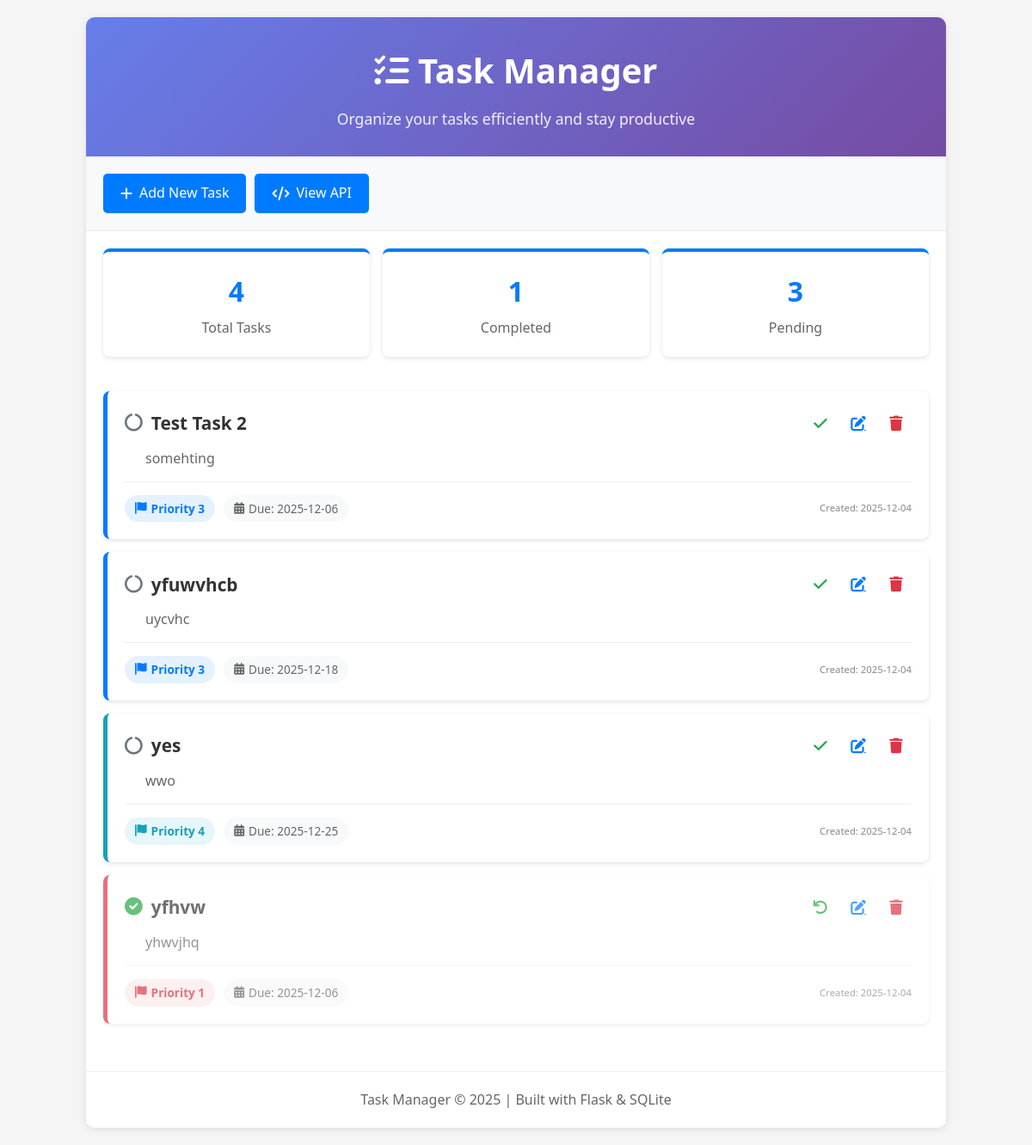
The page / on the database its author committed.
### tables this page shows
CREATE TABLE tasks (
        id INTEGER PRIMARY KEY AUTOINCREMENT,
        title TEXT NOT NULL,
        description TEXT,
        priority INTEGER NOT NULL DEFAULT 3 CHECK(priority BETWEEN 1 AND 5),
        due_date DATE,
        completed BOOLEAN NOT NULL DEFAULT 0,
        created_at TIMESTAMP DEFAULT CURRENT_TIMESTAMP,
        updated_at TIMESTAMP DEFAULT CURRENT_TIMESTAMP
    );

### app.py (the view)
@app.route('/')
def index():
    try:
        tasks = task_repo.get_all()
        return render_template('index.html', tasks=tasks, now=datetime.now)
    except Exception as e:
        logger.error(f"Error loading tasks: {e}")
        return render_template('index.html', tasks=[], error=str(e), now=datetime.now)

### database.py (called while the page is built)
def get_db():
    return DatabaseConnection()

    def __enter__(self):
        self.conn = sqlite3.connect(self.db_path)
        self.conn.row_factory = sqlite3.Row  # Return rows as dictionaries
        return self.conn

    def __exit__(self, exc_type, exc_val, exc_tb):
        if exc_type:
            logger.error(f"Database error: {exc_val}")
        self.conn.close()

### models.py (called while the page is built)
    def get_all(self) -> List[Task]:
        with self.db() as conn:
            cursor = conn.execute("""
                SELECT * FROM tasks
                ORDER BY
                    CASE WHEN completed = 1 THEN 1 ELSE 0 END,
                    priority ASC,
                    due_date ASC
            """)
            tasks = []
            for row in cursor:
                tasks.append(Task(
                    task_id=row['id'],
                    title=row['title'],
                    description=row['description'],
                    priority=row['priority'],
                    due_date=row['due_date'],
                    completed=bool(row['completed']),
                    created_at=row['created_at'],
                    updated_at=row['updated_at']
                ))
            return tasks

### templates/index.html (shortened to what this page needs)
<!DOCTYPE html>
<html>
<head>
    <link rel="stylesheet" href="https://cdnjs.cloudflare.com/ajax/libs/font-awesome/6.0.0/css/all.min.css">
</head>
<body>
    <div class="container">
        <div class="header">
            <h1><i class="fas fa-tasks"></i> Task Manager</h1>
            <p>Organize your tasks efficiently and stay productive</p>
        </div>
        <div class="actions">
            <a href="{{ url_for('create_task') }}" class="btn">
                <i class="fas fa-plus"></i> Add New Task
            </a>
            <a href="{{ url_for('api_get_tasks') }}" class="btn" target="_blank">
                <i class="fas fa-code"></i> View API
            </a>
        </div>
        {% if tasks %}
        <div class="stats">
            <div class="stat-card">
                <h3>{{ tasks|length }}</h3>
                <p>Total Tasks</p>
            </div>
            <div class="stat-card">
                <h3>{{ tasks|selectattr('completed')|list|length }}</h3>
                <p>Completed</p>
            </div>
            <div class="stat-card">
                <h3>{{ tasks|rejectattr('completed')|list|length }}</h3>
                <p>Pending</p>
            </div>
        </div>
        <div class="tasks-container" id="tasksContainer">
            {% for task in tasks %}
            <div class="task-card priority-{{ task.priority }} {% if task.completed %}completed{% endif %}" id="task-{{ task.id }}">
                <div class="task-header">
                    <h3>
                        {% if task.completed %}
                            <i class="fas fa-check-circle completed-icon" style="color: #28a745;"></i>
                        {% else %}
                            <i class="fas fa-circle-notch pending-icon" style="color: #6c757d;"></i>
                        {% endif %}
                        {{ task.title }}
                    </h3>
                    <div class="task-actions">
                        <button class="btn-icon toggle-btn" onclick="toggleTask({{ task.id }})"
                                title="{% if task.completed %}Mark as pending{% else %}Mark as completed{% endif %}">
                            {% if task.completed %}
                                <i class="fas fa-undo"></i>
                            {% else %}
                                <i class="fas fa-check"></i>
                            {% endif %}
                        </button>
                        <a href="{{ url_for('edit_task', task_id=task.id) }}" class="btn-icon edit-btn" title="Edit">
                            <i class="fas fa-edit"></i>
                        </a>
                        <button class="btn-icon delete-btn" onclick="deleteTask({{ task.id }})" title="Delete">
                            <i class="fas fa-trash"></i>
                        </button>
                    </div>
                </div>
                {% if task.description %}
                    <div class="task-description">
                        {{ task.description }}
                    </div>
                {% endif %}
                <div class="task-footer">
                    <div class="task-meta">
                        <span class="priority-badge priority-{{ task.priority }}">
                            <i class="fas fa-flag"></i> Priority {{ task.priority }}
                        </span>
                        {% if task.due_date %}
                            <span class="due-date {% if task.due_date < now().strftime('%Y-%m-%d') and not task.completed %}overdue{% endif %}">
                                <i class="fas fa-calendar-alt"></i>
                                Due: {{ task.due_date }}
                            </span>
                        {% endif %}
                    </div>
                    <div class="task-dates">
                        <small>Created: {{ task.created_at[:10] }}</small>
                    </div>
                </div>
            </div>
            {% endfor %}
        </div>
        {% endif %}
        <footer>
            <p>Task Manager &copy; {{ now().year }} | Built with Flask & SQLite</p>
        </footer>
    </div>
</body>
</html>

### templates/index.html (style rules this page uses)
* { box-sizing: border-box; margin: 0; padding: 0; }
body { font-family: 'Segoe UI', Tahoma, Geneva, Verdana, sans-serif; line-height: 1.6; color: #333; background: #f5f5f5; padding: 20px; }
.container { max-width: 1000px; margin: 0 auto; background: white; border-radius: 10px; box-shadow: 0 2px 10px rgba(0,0,0,0.1); overflow: hidden; }
.header { background: linear-gradient(135deg, #667eea 0%, #764ba2 100%); color: white; padding: 30px; text-align: center; }
.header h1 { font-size: 2.5rem; margin-bottom: 10px; }
.header p { font-size: 1.1rem; opacity: 0.9; }
.actions { padding: 20px; background: #f8f9fa; border-bottom: 1px solid #eee; display: flex; gap: 10px; }
.btn { display: inline-flex; align-items: center; gap: 8px; padding: 10px 20px; background: #007bff; color: white; text-decoration: none; border-radius: 5px; border: none; cursor: pointer; font-weight: 500; transition: all 0.3s; }
.stats { display: grid; grid-template-columns: repeat(3, 1fr); gap: 15px; padding: 20px; }
.stat-card { background: white; padding: 20px; border-radius: 8px; text-align: center; box-shadow: 0 2px 5px rgba(0,0,0,0.1); border-top: 4px solid #007bff; }
.stat-card h3 { font-size: 2rem; color: #007bff; margin-bottom: 5px; }
.stat-card p { color: #666; font-weight: 500; }
.tasks-container { padding: 20px; }
.task-card { background: white; border-radius: 8px; padding: 20px; margin-bottom: 15px; box-shadow: 0 2px 5px rgba(0,0,0,0.1); border-left: 5px solid #007bff; transition: all 0.3s; animation: slideIn 0.5s ease-out; }
.task-card.completed { opacity: 0.7; border-left-color: #28a745; }
.task-card.priority-1 { border-left-color: #dc3545; }
.task-card.priority-3 { border-left-color: #007bff; }
.task-card.priority-4 { border-left-color: #17a2b8; }
.task-header { display: flex; justify-content: space-between; align-items: center; margin-bottom: 10px; }
.task-header h3 { display: flex; align-items: center; gap: 10px; font-size: 1.3rem; }
.task-actions { display: flex; gap: 8px; }
.btn-icon { background: none; border: none; cursor: pointer; font-size: 1.1rem; padding: 8px; border-radius: 50%; transition: all 0.2s; width: 36px; height: 36px; display: inline-flex; align-items: center; justify-content: center; }
.toggle-btn { color: #28a745; }
.edit-btn { color: #007bff; }
.delete-btn { color: #dc3545; }
.task-description { color: #666; margin: 10px 0; line-height: 1.5; padding-left: 24px; }
.task-footer { display: flex; justify-content: space-between; align-items: center; margin-top: 15px; padding-top: 15px; border-top: 1px solid #eee; }
.task-meta { display: flex; gap: 10px; align-items: center; }
.priority-badge { padding: 5px 12px; border-radius: 20px; font-size: 0.85rem; font-weight: 600; display: inline-flex; align-items: center; gap: 5px; }
.priority-badge.priority-1 { background: rgba(220,53,69,0.1); color: #dc3545; }
.priority-badge.priority-3 { background: rgba(0,123,255,0.1); color: #007bff; }
.priority-badge.priority-4 { background: rgba(23,162,184,0.1); color: #17a2b8; }
.due-date { display: inline-flex; align-items: center; gap: 5px; padding: 5px 12px; background: #f8f9fa; border-radius: 20px; font-size: 0.85rem; color: #666; }
.task-dates { color: #888; font-size: 0.85rem; display: flex; gap: 15px; }
footer { padding: 20px; text-align: center; color: #666; border-top: 1px solid #eee; margin-top: 20px; }

### rows shown on the page
tasks: completed False (drawn), title "Test Task 2", description "somehting", priority "3", due_date "2025-12-06", created_at "2025-12-04"
tasks: completed False (drawn), title "yfuwvhcb", description "uycvhc", priority "3", due_date "2025-12-18", created_at "2025-12-04"
tasks: completed False (drawn), title "yes", description "wwo", priority "4", due_date "2025-12-25", created_at "2025-12-04"
tasks: completed True (drawn), title "yfhvw", description "yhwvjhq", priority "1", due_date "2025-12-06", created_at "2025-12-04"

### other values the page prints
{{ tasks|length }} "4"
{{ tasks|selectattr('completed')|list|length }} "1"
{{ tasks|rejectattr('completed')|list|length }} "3"
